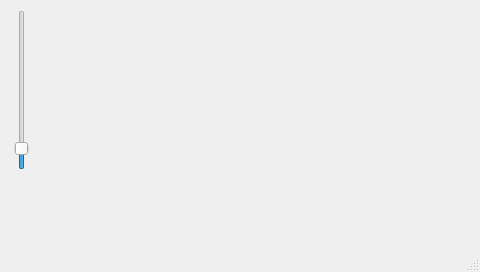
<?xml version="1.0" encoding="UTF-8"?>
<ui version="4.0">
 <class>MainWindow</class>
 <widget class="QMainWindow" name="MainWindow">
  <property name="geometry">
   <rect>
    <x>0</x>
    <y>0</y>
    <width>480</width>
    <height>272</height>
   </rect>
  </property>
  <property name="windowTitle">
   <string>MainWindow</string>
  </property>
  <widget class="QWidget" name="centralwidget">
   <widget class="QSlider" name="zoomSlider">
    <property name="geometry">
     <rect>
      <x>10</x>
      <y>10</y>
      <width>24</width>
      <height>160</height>
     </rect>
    </property>
    <property name="minimum">
     <number>1</number>
    </property>
    <property name="maximum">
     <number>100000</number>
    </property>
    <property name="singleStep">
     <number>100</number>
    </property>
    <property name="value">
     <number>10000</number>
    </property>
    <property name="orientation">
     <enum>Qt::Vertical</enum>
    </property>
   </widget>
  </widget>
  <widget class="QMenuBar" name="menubar">
   <property name="geometry">
    <rect>
     <x>0</x>
     <y>0</y>
     <width>480</width>
     <height>21</height>
    </rect>
   </property>
  </widget>
  <widget class="QStatusBar" name="statusbar"/>
 </widget>
 <resources/>
 <connections/>
</ui>
